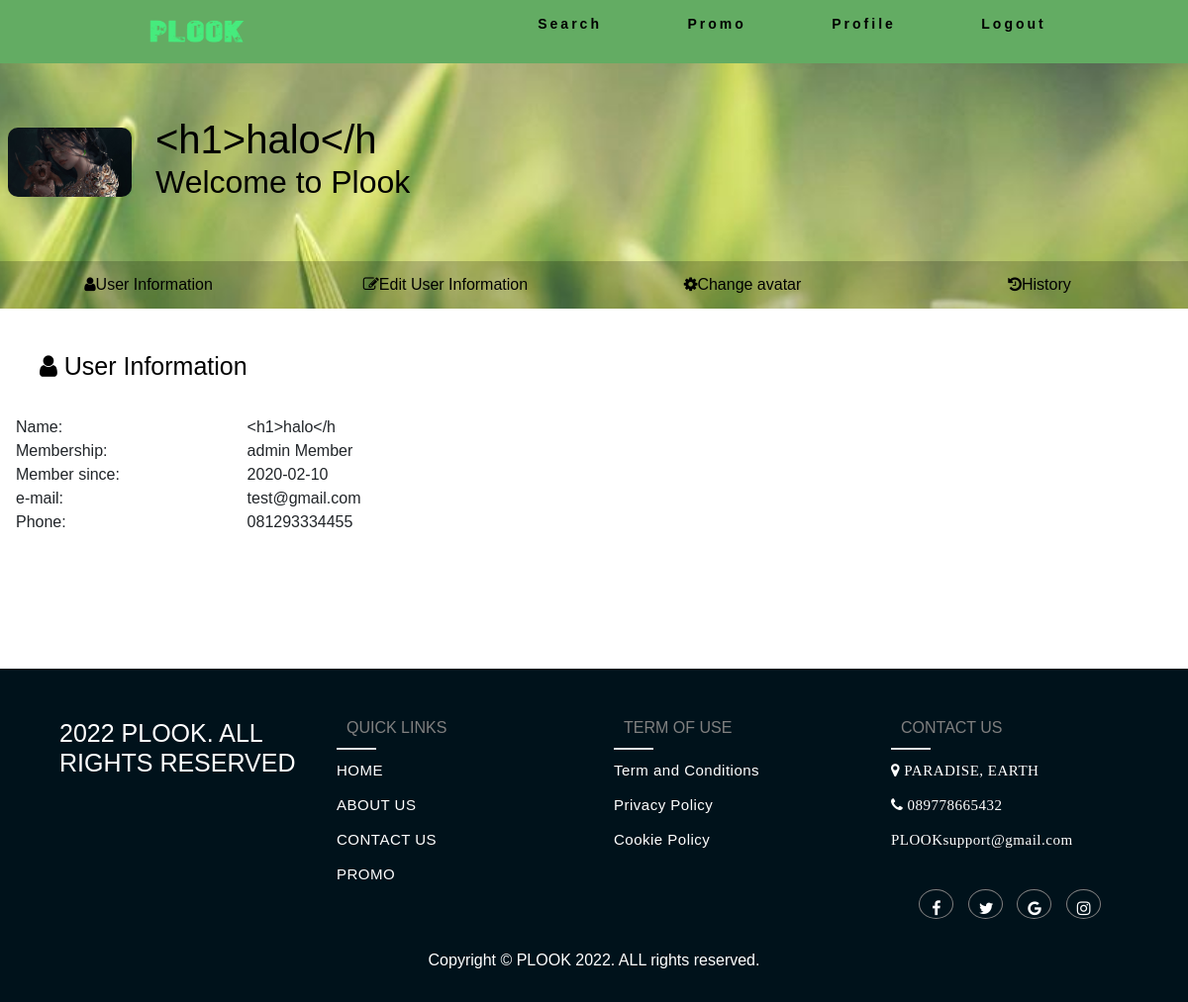
The app's page /profile.php (signed in) with its own data.
### tables this page shows
CREATE TABLE `users` (
  `id` int(11) NOT NULL,
  `password` varchar(70) NOT NULL,
  `email` varchar(50) NOT NULL,
  `phone` varchar(14) NOT NULL,
  `type` varchar(10) NOT NULL,
  `date` date NOT NULL,
  `image` varchar(100) DEFAULT NULL,
  `disp_name` varchar(20) DEFAULT NULL
);

### profile.php (the view, shortened to what this page needs)
    <?php
require_once('Controller/connection.php');
$user_id=$_SESSION['user_id'];
$query="SELECT * FROM users where id='$user_id'";
$res = mysqli_query($connection,$query);
$res=$res->fetch_assoc();
?>
<!DOCTYPE html>
<html lang="en">
<head>
  <link rel="stylesheet" href="https://maxcdn.bootstrapcdn.com/bootstrap/4.1.1/css/bootstrap.min.css">
  <link rel="stylesheet" href="https://cdnjs.cloudflare.com/ajax/libs/font-awesome/4.7.0/css/font-awesome.min.css">
  <link rel="stylesheet" href="css/profile.css">
  <link rel="stylesheet" href="css/style.css">
</head>
<nav>
<div class="logo">
<a href="index.php"><img title="" src="gambar\logo2.png" style="width:200px;height:80px;"/></a>
</div>
<ul class="nav-links">
<?php if(!isset($_SESSION['user'])){ ?>
<li><a href="Login.php">Login</a></li>
<li><a href="register.php">Register</a></li>
<li><a href="parallax.php">About us</a></li>
<?php }else{?>
<li><a href="index.php">Search</a></li>
<li><a href="promo.php">Promo</a></li>
<li><a href="profile.php">Profile</a></li>
<li><a href="logout.php">Logout</a></li>
<?php }?>
</ul>
</nav>
<body>
<div class="cover">
  <div id="header" class="primary-colors">
    <div class="profile-pic">
       <?php if($res['image']==""){ ?>
        <img src="gambar/user.png" alt="">
       <?php } else { ?>
        <img src="uploads/<?php echo $res['image']?>" width="100%" alt="">
       <?php } ?>
    </div>
    <div class="profile-summary">
      <?php if($res['disp_name']!=""){?>
        <h1> <?php echo $res['disp_name']; ?></h1>
      <?php } else{ ?>
        <h1>User</h1>
       <?php } ?>
       <h2>Welcome to Plook</h2>
    </div>
  </div>
  <div id="contacts" class="secondary-colors">
  <a href="#" onclick="showUserInfo()" class="contact1">
        <i class="fa fa-user"></i>User Information
      </a>
     <a href="#" onclick="editUserInfo()" class="contact1">
        <i class="fa fa-edit"></i>Edit User Information
      </a>
     <a href="#" onclick="changeAvatar()" class="contact1">
        <i class="fa fa-cog"></i>Change avatar
      </a>
      <a href="#" onclick="showHistory()" class="contact1">
        <i class="fa fa-history"></i>History
      </a>
  </div>
  </div>
  <div id="main">
    <div class="long-details">
    <div class="head active">
    <h3 class="primary-colors section-head">
        <i class="fa fa-user"></i> User Information
      </h3>
      <table class="timeline">
      <tr>
          <td class="time">Name: </td>
          <td class="event">
          <?php echo $res['disp_name']?>
          </td>
        </tr>
        <tr>
          <td class="time">Membership:</td>
          <td class="event">
          <?php echo $res['type'];?> Member
          </td>
        </tr>
        <tr>
          <td class="time">Member since:</td>
          <td class="event">
            <?php echo $res['date'];?>
          </td>
        </tr>
        <tr>
          <td class="time">e-mail:</td>
          <td class="event">
          <?php echo $res['email'];?>
          </td>
        </tr>
        <tr>
          <td class="time">Phone:</td>
          <td class="event">
          <?php echo $res['phone'];?>
          </td>
        </tr>
      </table>
    </div>
    </div>
  </div>
  <div class="footer">
        <div class="inner-footer">
            <div class="footer-items">
                <h1>2022 PLOOK. All Rights Reserved</h1>
            </div>
            <div class="footer-items">
               <h2>QUICK LINKS</h2>
               <div class="border"></div>
                <ul class="footer-ul">
                <a class="footer-a" href="index.php"><li class="footer-li">HOME</li></a>
                <a class="footer-a" href="parallax.php"><li class="footer-li">ABOUT US</li></a>
                <a class="footer-a" href="review/contactus.php"><li class="footer-li">CONTACT US</li></a>
                <a class="footer-a" href="promo.php"><li class="footer-li">PROMO</li></a>
                </ul>
            </div>
            <div class="footer-items">
               <h2>Term Of Use</h2>
               <div class="border"></div>
                <ul class="footer-ul">
                <a class="footer-a" href="termandcond.php"><li class="footer-li">Term and Conditions</li></a>
                <a class="footer-a" href="privacypolicy.php"><li class="footer-li">Privacy Policy</li></a>
                <a class="footer-a" href="cookiepolicy.php"><li class="footer-li">Cookie Policy</li></a>
                </ul>
            </div>
            <div class="footer-items">
               <h2>Contact US</h2>
               <div class="border"></div>
               <ul class="footer-ul">
                    <li class="footer-li">
                    <i class="fa fa-map-marker" aria-hidden="true"> PARADISE, EARTH</i></li>
                    <li class="footer-li"><i class="fa fa-phone" aria-hidden="true"> 089778665432</i></li>
                    <li class="footer-li"><i class="fa fa-envelop" aria-hidden="true"> PLOOKsupport@gmail.com</i></li>
                </ul>
                <div class="social-media">
                <a class="social-media-a" href=""><i class="fa fa-facebook" aria-hidden="true"></i></a>
                <a href="" class="social-media-a"><i class="fa fa-twitter" aria-hidden="true"></i></a>
                <a href="" class="social-media-a"><i class="fa fa-google" aria-hidden="true"></i></a>
                <a href="" class="social-media-a"><i class="fa fa-instagram" aria-hidden="true"></i></a>
                </div>
            </div>
        <div class="footer-bottom">
        Copyright &copy; PLOOK 2022. ALL rights reserved.
        </div>
    </div>
</body>
</html>

### css/profile.css (style rules this page uses)
.primary-colors { color: black; }
.cover { background: url(../gambar/cover1.jpg) no-repeat center center fixed; -webkit-background-size: cover; -moz-background-size: cover; -o-background-size: cover; background-size: cover; }
.secondary-colors { color: black; background: transparent; }
.primary-colors i { margin-top: 10px; position: relative; }
body { margin: 0; font-family: "Bitter", serif; }
#header { display: flex; align-items: center; position: relative; width: 100%; height: 25vh; background-color: transparent; }
#header .profile-summary { padding: 16px; flex: 1; }
#header .profile-pic img { max-width: 125px; max-height: 10%; z-index: 5000; background-position: 50% 50%; background-size: cover; margin: 8px; border-radius: 10px; }
#header .profile-summary h1 { margin: 0; }
#contacts { display: flex; width: 100%; }
#contacts a { flex: 1; padding: 12px 8px; text-align: center; color: inherit; text-decoration: none; }
#main { display: flex; }
#main .long-details { padding: 16px; flex: 2; }
.section-head { display: inline-block; font-size: 25px; padding: 12px 16px; border-radius: 50px; margin: 8px 0 0 8px; }
#main .timeline { padding: 12px 16px; width: 100%; }
#main .timeline .time { width: 20%; }
.head { display: none; }
.active { display: block; background-color: ; }
#contacts a { background-color: #0003; }

### css/style.css (style rules this page uses)
* { padding: 0; margin: 0; font-family: sans-serif; }
.footer { margin-top: 20px; width: 100%; background: #00121b; display: block; }
.inner-footer { width: 95%; margin: auto; padding:30px 10px; display: flex; flex-wrap: wrap; box-sizing: border-box; justify-content: center; }
.footer-items { width: 25%; padding: 10px 20px; box-sizing: border-box; }
.footer h1 { padding: 10px 0; font-size: 25px; color:#fff; text-transform: uppercase; }
.footer h2 { margin: 10px; color: grey; font-size: 16px; font-weight: lighter; text-transform: uppercase; }
.border { height: 2px; width: 40px; background: #ff9800; }
.footer-ul { list-style: none; color: #fff; font-size: 15px; letter-spacing: 0.5px; }
.footer-ul a { text-decoration: none; outline: none; color: #fff; transition: 0.3s; }
.footer-ul .footer-li { margin: 10px 0; height: 25px; }
.footer-li i { margin-right:20px ; }
.social-media { width: 100%; color:#fff; text-align: center; }
.social-media .social-media-a { text-decoration: none; }
.social-media i { height: 30px; width: 35px; margin:20px 5px; padding: 10px; color: #fff; border-radius: 50%; border: 1px solid grey; transition: 0.3s; }
.footer-bottom { width: 100%; color:#fff; font-size:16px; text-align: center; }
nav { display: flex; justify-content: space-around; align-items: center; height: 8vh; background-color:rgb(99, 172, 99); font-family: sans-serif; }
.logo { text-align: left; }
.nav-links { display: flex; justify-content: space-around; width: 50%; z-index: 9999; }
.nav-links li { list-style: none; }
.nav-links a { color:black; text-decoration: none; letter-spacing: 3px; font-weight: bold; font-size: 14px; }

### profile.php (style rules this page uses)
.footer { margin-top:10%; }
.section-head { margin-bottom:2%; }

### records on screen
users: image (picture), disp_name "<h1>halo</h", type "admin", date "2020-02-10", email "test@gmail.com", phone "081293334455"
